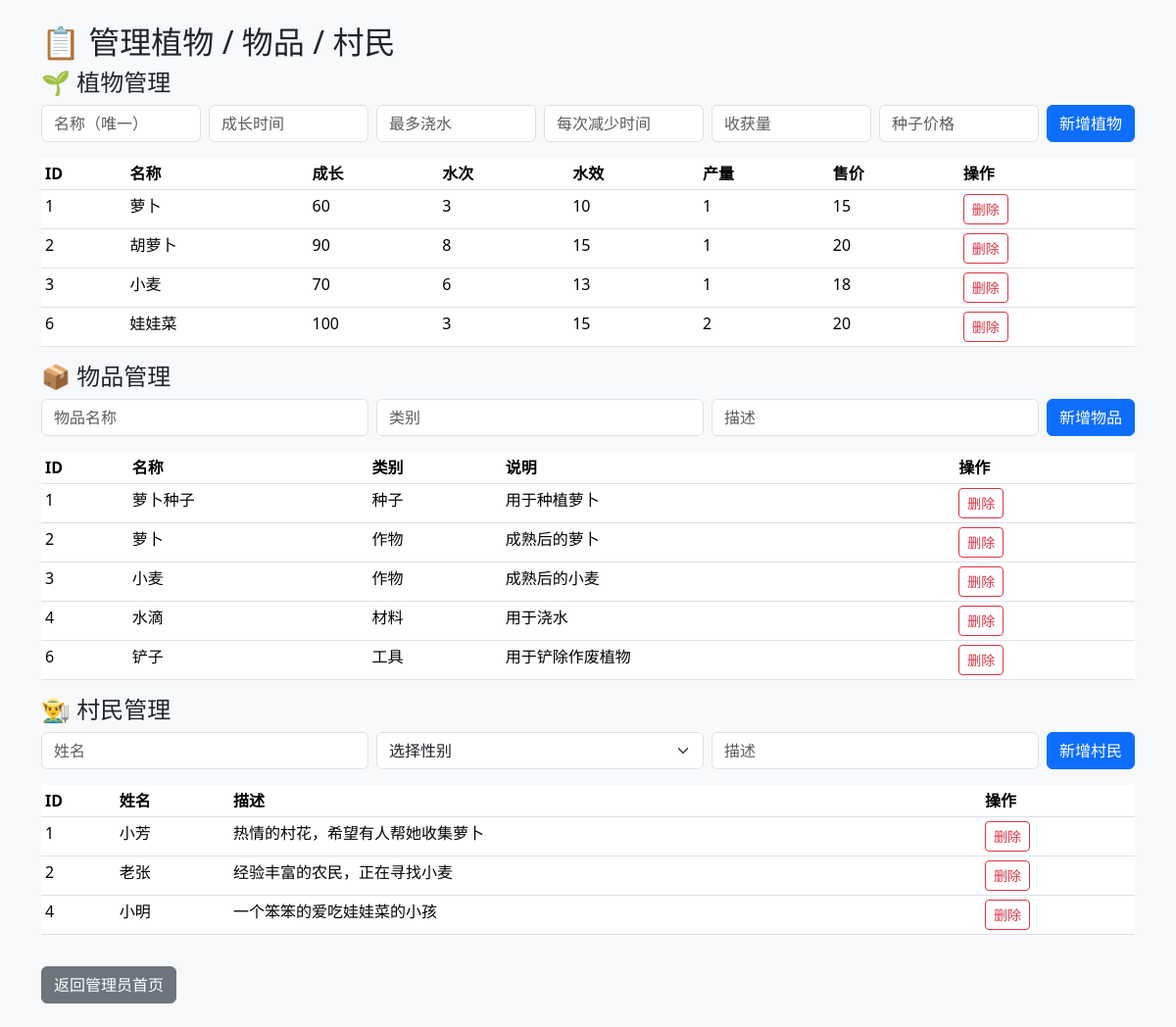
The app's page /admin/manage_all with its own data.
### tables this page shows
CREATE TABLE Plant (
    PlantID INTEGER PRIMARY KEY AUTOINCREMENT,
    PlantName TEXT NOT NULL UNIQUE,
    BaseGrowthTime INTEGER NOT NULL,
    WaterEffectPerTime INTEGER NOT NULL,
    MaxWaterTimes INTEGER NOT NULL,
    SellPrice INTEGER NOT NULL,
    HarvestYield INTEGER NOT NULL DEFAULT 1
);

CREATE TABLE Item (
    ItemID INTEGER PRIMARY KEY AUTOINCREMENT,
    ItemName TEXT NOT NULL UNIQUE,
    ItemType TEXT NOT NULL,
    Description TEXT
);

CREATE TABLE Villager (
    VillagerID INTEGER PRIMARY KEY AUTOINCREMENT,
    VillagerName TEXT NOT NULL,
    Gender TEXT NOT NULL,
    Description TEXT
);

### app.py (the view, shortened to what this page needs)
@app.route('/admin/manage_all', methods=['GET', 'POST'])
def admin_manage_all():
    conn = get_db()
    cur = conn.cursor()
    plants = cur.execute("SELECT * FROM Plant").fetchall()
    items = cur.execute("SELECT * FROM Item").fetchall()
    villagers = cur.execute("SELECT * FROM Villager").fetchall()
    conn.close()
    return render_template('admin_manage_all.html', plants=plants, items=items, villagers=villagers)

### app.py (called while the page is built)
def get_db():
    conn = sqlite3.connect(DB_PATH)
    conn.row_factory = sqlite3.Row
    return conn

### templates/admin_manage_all.html (shortened to what this page needs)
<!DOCTYPE html>
<html lang="zh">
<head>
    <link href="https://cdn.jsdelivr.net/npm/bootstrap@5.3.3/dist/css/bootstrap.min.css" rel="stylesheet">
</head>
<body class="p-4 bg-light">
    <div class="container">
        <h2>📋 管理植物 / 物品 / 村民</h2>
        <h4>🌱 植物管理</h4>
        <form method="post" action="{{ url_for('admin_manage_all') }}" class="row g-2 mb-3">
            <div class="col"><input class="form-control" name="name" placeholder="名称（唯一）" required></div>
            <div class="col"><input class="form-control" type="number" name="growth" placeholder="成长时间" required></div>
            <div class="col"><input class="form-control" type="number" name="max_water" placeholder="最多浇水" required></div>
            <div class="col"><input class="form-control" type="number" name="effect" placeholder="每次减少时间" required></div>
            <div class="col"><input class="form-control" type="number" name="yield" placeholder="收获量" required></div>
            <div class="col"><input class="form-control" type="number" name="price" placeholder="种子价格" required></div>
            <div class="col-auto"><button class="btn btn-primary">新增植物</button></div>
        </form>
        <table class="table table-sm">
            <thead><tr><th>ID</th><th>名称</th><th>成长</th><th>水次</th><th>水效</th><th>产量</th><th>售价</th><th>操作</th></tr></thead>
            <tbody>
            {% for p in plants %}
                <tr>
                    <td>{{ p.PlantID }}</td><td>{{ p.PlantName }}</td><td>{{ p.BaseGrowthTime }}</td>
                    <td>{{ p.MaxWaterTimes }}</td><td>{{ p.WaterEffectPerTime }}</td><td>{{ p.HarvestYield }}</td>
                    <td>{{ p.SellPrice }}</td>
                    <td>
                        <form method="post" action="{{ url_for('delete_plant', plant_id=p.PlantID) }}">
                            <button class="btn btn-sm btn-outline-danger">删除</button>
                        </form>
                    </td>
                </tr>
            {% endfor %}
            </tbody>
        </table>
        <h4>📦 物品管理</h4>
        <form method="post" action="{{ url_for('admin_manage_all') }}" class="row g-2 mb-3">
            <div class="col"><input class="form-control" name="item_name" placeholder="物品名称" required></div>
            <div class="col"><input class="form-control" name="item_type" placeholder="类别" required></div>
            <div class="col"><input class="form-control" name="item_desc" placeholder="描述" required></div>
            <div class="col-auto"><button class="btn btn-primary">新增物品</button></div>
        </form>
        <table class="table table-sm">
            <thead><tr><th>ID</th><th>名称</th><th>类别</th><th>说明</th><th>操作</th></tr></thead>
            <tbody>
            {% for item in items %}
                <tr>
                    <td>{{ item.ItemID }}</td><td>{{ item.ItemName }}</td>
                    <td>{{ item.ItemType }}</td><td>{{ item.Description }}</td>
                    <td>
                        <form method="post" action="{{ url_for('delete_item', item_id=item.ItemID) }}">
                            <button class="btn btn-sm btn-outline-danger">删除</button>
                        </form>
                    </td>
                </tr>
            {% endfor %}
            </tbody>
        </table>
        <h4>👨‍🌾 村民管理</h4>
        <form method="post" action="{{ url_for('admin_manage_all') }}" class="row g-2 mb-3">
   	 <div class="col"><input class="form-control" name="villager_name" placeholder="姓名" required></div>
  	 <div class="col">
      	<select class="form-select" name="villager_gender" required>
        	<option value="" selected disabled>选择性别</option>
      	</select>
    	</div>
    	<div class="col"><input class="form-control" name="villager_desc" placeholder="描述" required></div>
    	<div class="col-auto"><button class="btn btn-primary">新增村民</button></div>
	</form>
        <table class="table table-sm">
            <thead><tr><th>ID</th><th>姓名</th><th>描述</th><th>操作</th></tr></thead>
            <tbody>
            {% for v in villagers %}
                <tr>
                    <td>{{ v.VillagerID }}</td><td>{{ v.VillagerName }}</td><td>{{ v.Description }}</td>
                    <td>
                        <form method="post" action="{{ url_for('delete_villager', villager_id=v.VillagerID) }}">
                            <button class="btn btn-sm btn-outline-danger">删除</button>
                        </form>
                    </td>
                </tr>
            {% endfor %}
            </tbody>
        </table>
        <a href="{{ url_for('admin_dashboard') }}" class="btn btn-secondary mt-3">返回管理员首页</a>
    </div>
</body>
</html>

### records on screen
Plant: PlantID "1", PlantName "萝卜", BaseGrowthTime "60", MaxWaterTimes "3", WaterEffectPerTime "10", HarvestYield "1", SellPrice "15"
Plant: PlantID "2", PlantName "胡萝卜", BaseGrowthTime "90", MaxWaterTimes "8", WaterEffectPerTime "15", HarvestYield "1", SellPrice "20"
Plant: PlantID "3", PlantName "小麦", BaseGrowthTime "70", MaxWaterTimes "6", WaterEffectPerTime "13", HarvestYield "1", SellPrice "18"
Plant: PlantID "6", PlantName "娃娃菜", BaseGrowthTime "100", MaxWaterTimes "3", WaterEffectPerTime "15", HarvestYield "2", SellPrice "20"
Item: ItemID "1", ItemName "萝卜种子", ItemType "种子", Description "用于种植萝卜"
Item: ItemID "2", ItemName "萝卜", ItemType "作物", Description "成熟后的萝卜"
Item: ItemID "3", ItemName "小麦", ItemType "作物", Description "成熟后的小麦"
Item: ItemID "4", ItemName "水滴", ItemType "材料", Description "用于浇水"
Item: ItemID "6", ItemName "铲子", ItemType "工具", Description "用于铲除作废植物"
Villager: VillagerID "1", VillagerName "小芳", Description "热情的村花，希望有人帮她收集萝卜"
Villager: VillagerID "2", VillagerName "老张", Description "经验丰富的农民，正在寻找小麦"
Villager: VillagerID "4", VillagerName "小明", Description "一个笨笨的爱吃娃娃菜的小孩"
